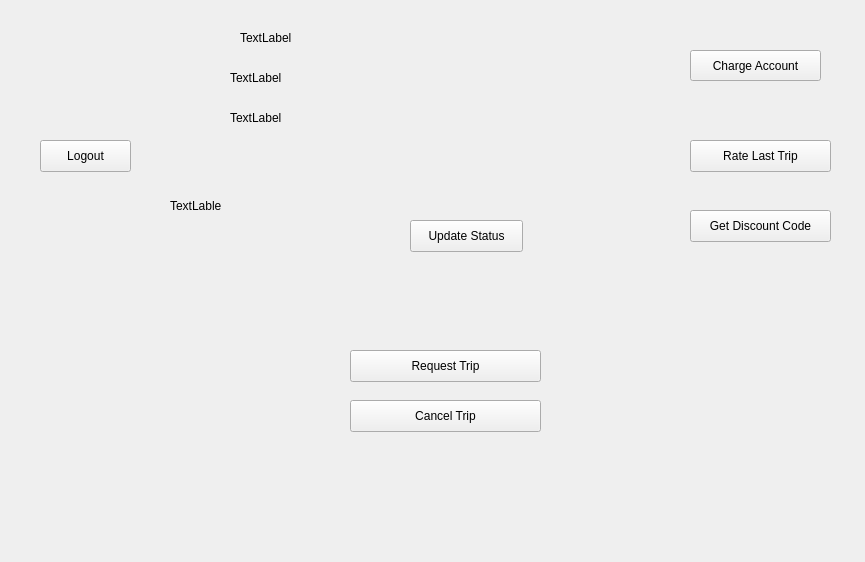
<?xml version="1.0" encoding="UTF-8"?>
<ui version="4.0">
 <class>Panel</class>
 <widget class="QWidget" name="Panel">
  <property name="geometry">
   <rect>
    <x>0</x>
    <y>0</y>
    <width>865</width>
    <height>562</height>
   </rect>
  </property>
  <property name="windowTitle">
   <string>Form</string>
  </property>
  <widget class="QLabel" name="Back">
   <property name="geometry">
    <rect>
     <x>0</x>
     <y>0</y>
     <width>871</width>
     <height>561</height>
    </rect>
   </property>
   <property name="text">
    <string/>
   </property>
   <property name="pixmap">
    <pixmap resource="images.qrc">:/PassengerPanel/PassengerPanel.png</pixmap>
   </property>
   <property name="scaledContents">
    <bool>true</bool>
   </property>
  </widget>
  <widget class="QPushButton" name="ChargeBtn">
   <property name="geometry">
    <rect>
     <x>690</x>
     <y>50</y>
     <width>131</width>
     <height>31</height>
    </rect>
   </property>
   <property name="text">
    <string>Charge Account</string>
   </property>
  </widget>
  <widget class="QPushButton" name="RateBtn">
   <property name="geometry">
    <rect>
     <x>690</x>
     <y>140</y>
     <width>141</width>
     <height>32</height>
    </rect>
   </property>
   <property name="text">
    <string>Rate Last Trip</string>
   </property>
  </widget>
  <widget class="QPushButton" name="CodeBtn">
   <property name="geometry">
    <rect>
     <x>690</x>
     <y>210</y>
     <width>141</width>
     <height>32</height>
    </rect>
   </property>
   <property name="text">
    <string>Get Discount Code</string>
   </property>
  </widget>
  <widget class="QPushButton" name="RequestBtn">
   <property name="geometry">
    <rect>
     <x>350</x>
     <y>350</y>
     <width>191</width>
     <height>32</height>
    </rect>
   </property>
   <property name="text">
    <string>Request Trip</string>
   </property>
  </widget>
  <widget class="QPushButton" name="CancelTrip">
   <property name="geometry">
    <rect>
     <x>350</x>
     <y>400</y>
     <width>191</width>
     <height>32</height>
    </rect>
   </property>
   <property name="text">
    <string>Cancel Trip</string>
   </property>
  </widget>
  <widget class="QLabel" name="UserLable">
   <property name="geometry">
    <rect>
     <x>240</x>
     <y>30</y>
     <width>60</width>
     <height>16</height>
    </rect>
   </property>
   <property name="text">
    <string>TextLabel</string>
   </property>
  </widget>
  <widget class="QLabel" name="DateLable">
   <property name="geometry">
    <rect>
     <x>230</x>
     <y>70</y>
     <width>101</width>
     <height>16</height>
    </rect>
   </property>
   <property name="text">
    <string>TextLabel</string>
   </property>
  </widget>
  <widget class="QLabel" name="CreditLable">
   <property name="geometry">
    <rect>
     <x>230</x>
     <y>110</y>
     <width>121</width>
     <height>16</height>
    </rect>
   </property>
   <property name="text">
    <string>TextLabel</string>
   </property>
  </widget>
  <widget class="QPushButton" name="pushButton">
   <property name="geometry">
    <rect>
     <x>40</x>
     <y>140</y>
     <width>91</width>
     <height>32</height>
    </rect>
   </property>
   <property name="text">
    <string>Logout</string>
   </property>
  </widget>
  <widget class="QLabel" name="TripStatus">
   <property name="geometry">
    <rect>
     <x>170</x>
     <y>190</y>
     <width>341</width>
     <height>31</height>
    </rect>
   </property>
   <property name="text">
    <string>TextLable</string>
   </property>
  </widget>
  <widget class="QPushButton" name="UpdateStatusBtn">
   <property name="geometry">
    <rect>
     <x>410</x>
     <y>220</y>
     <width>113</width>
     <height>32</height>
    </rect>
   </property>
   <property name="text">
    <string>Update Status</string>
   </property>
  </widget>
 </widget>
 <resources>
  <include location="images.qrc"/>
 </resources>
 <connections/>
</ui>
